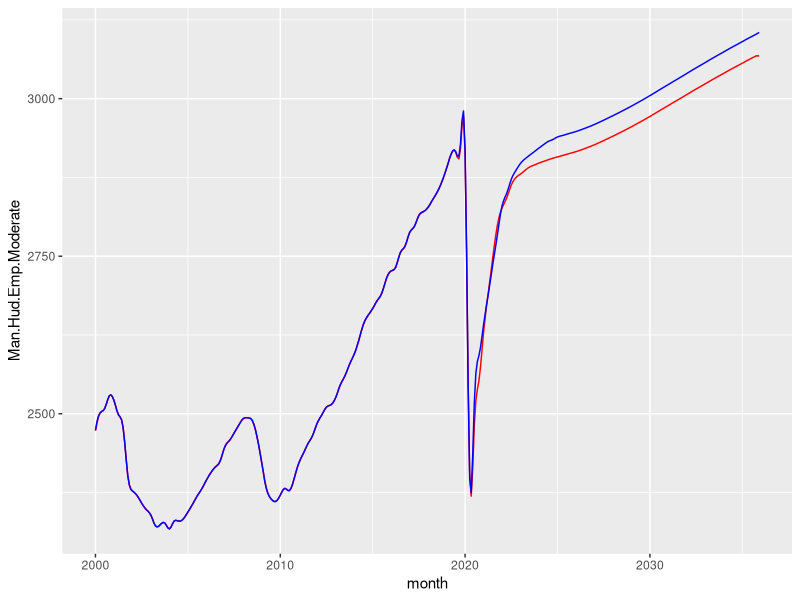
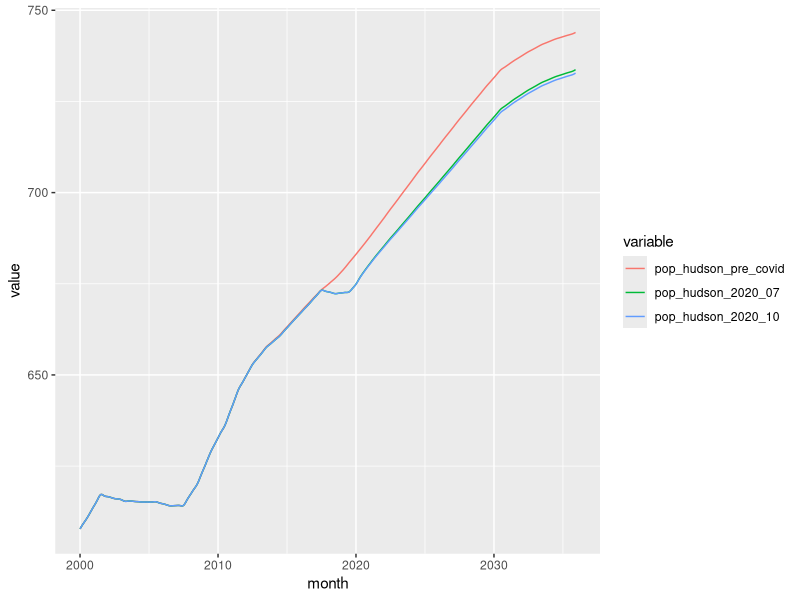

Reproduce these figures in R, in order. (Note: this script raises an error after producing the figures.)
## ---- chunk 1
knitr::opts_chunk$set(echo = FALSE, include = TRUE, message = FALSE, warning = FALSE, tidy.opts=list(width.cutoff=60),tidy=TRUE) # Echo is the code and include is the output  
## ---- chunk 2
setwd("~/Dropbox/Work and research/Port Authority/pathforecast")

cat("\014") # clear the console 
rm(list=ls()) 
options(scipen=999) 

library(broom) 
library(knitr) 
library(zoo) 
library(reshape2) 
library(forecast) 
library(tseries) 
library(dplyr) 
library(lubridate) 
library(doBy) 
library(mice) 
library(lmtest) 
library(tidyr) 
library(stringr) 
library(ggplot2) 
library(scales) 
library(openxlsx) 
library(writexl)
library(formatR) 
library(stats) 

start = "2004-01-01" 
## ---- chunk 3
end = "2020-02-01" 
end_and_one = "2020-03-01" 
end_cpi = "2020-10-01" 
## ---- chunk 4
extra = as.Date(end_and_one)-as.Date(end) 
future = "2035-12-31" 

elapsed_months <- function(end_date, start_date) {
  ed <- as.POSIXlt(end_date) 
  sd <- as.POSIXlt(start_date) 
  12 * (ed$year - sd$year) + (ed$mon - sd$mon) 
}
horizon = elapsed_months(future,start)+1 
forec_horizon = elapsed_months(future,end) 
## ---- chunk 5
# Import quarterly variables and convert quarterly to monthly. 
jobs = read.csv("./input data/econ_vars_quar 2020_10.csv") 

jobs1 = jobs#[complete.cases(jobs),] # IF QUARTERS ARE 'AVERAGE' OF RELEVANT THREE MONTHS (define 'average' later) 

jobs1$Month = as.Date(jobs1$Month, "%m/%d/%y") 

jobs1 = read.zoo(jobs1) # Converts the data frame to a time series matrix 

tt = as.yearmon(seq(start(jobs1), end(jobs1), "month")) # Makes months, different format

zm = as.data.frame(na.spline(jobs1, as.yearmon, xout = tt)) 
zm$month = seq(as.Date("2000/1/1"), as.Date("2040/10/01"), by="month") # Add date 

zm2 = subset(zm,zm$month=="2040-10-01") 
zm3 = subset(zm,zm$month=="2040-10-01") 
zm2$month="2040-11-01" 
zm3$month="2040-12-01" 
zm=rbind(zm,zm2) 
zm=rbind(zm,zm3) 

zm = zm[order(as.Date(zm$month, format="%Y-%m-%d")),] 

econ_month = zm 
names(econ_month) = tolower(names(econ_month)) 
## ---- chunk 6
# Save economic monthly variables as: 
write.csv(econ_month,"./input data/econ_vars_months 2020_10.csv") 
## ---- chunk 7
rm(jobs,jobs1,tt,zm,zm2,zm3) 
## ---- chunk 8
econ_county_august = read.csv("./_misc/county_monthly_202008.csv") 
econ_county_august$month = as.Date(econ_county_august$X,format= "%m/%d/%y") 
econ_county_august$X = NULL 
econ_county_august = subset(econ_county_august,econ_county_august$month >= "2000-01-01" & econ_county_august$month <= "2035-12-31") 
econ_county_august = econ_county_august[c("month","Man.Hud.Emp.Moderate","Man.Hud.Emp.Protracted")] 
## ---- chunk 9
econ_month = merge(econ_month,econ_county_august) 
## ---- chunk 10
path = read.csv("./input data/PATH_PaxCounts_2000-2009+2010-2020Apr.csv") 
path$month = as.Date(paste(path$year,str_pad(path$month, 2, pad = "0"),"01",sep="-"))
path$year = NULL 
## ---- chunk 11
# Other data 
days = read.csv("./input data/dates_dummies.csv") 
days$month = as.Date(days$month, "%m/%d/%y") 

fare = read.csv("./input data/fare_nominal.csv") 
fare$month = as.Date(fare$month, "%m/%d/%y") 

# Merge 
path = merge(days,path, all.x = TRUE)#,by="month") 
path = merge(path,fare)#,by="month") 
path = merge(path,econ_month) 
## ---- chunk 12
ggplot(path, aes(month)) +                    # basic graphical object
  geom_line(aes(y=Man.Hud.Emp.Moderate), colour="red") +  # first layer
  # geom_line(aes(y=Man.Hud.Emp.Protracted), colour="green") + # second layer   
  geom_line(aes(y=man_hud_2020_10), colour="blue")  # second layer 
## ---- chunk 13
pop = data.frame(path$month,path$pop_hudson,path$pop_hudson_2020_06,path$pop_hudson_2020_10) 
names(pop) = c("month","pop_hudson_pre_covid","pop_hudson_2020_07","pop_hudson_2020_10") 
pop.melt = reshape2::melt(pop, id.var='month') 
head(pop.melt) 

ggplot(pop.melt, aes(x=month, y=value, col=variable)) + geom_line() 
#ggplot(pop.melt, aes(month)) +                    # basic graphical object
#  geom_line(aes(y=pop_hudson_pre_covid), colour="red") +  # first layer
#  geom_line(aes(y=pop_hudson_2020_07), colour="green") + # second layer   
#  geom_line(aes(y=pop_hudson_2020_10), colour="blue")  # second layer 
ggsave(
  "./plots/Hudson_Population_2020_10.png",
  plot = last_plot(),
  scale = 1,
  width = 20,
  height = 12,
  units = c("cm"),
  dpi = 300)
## ---- chunk 14
path$cpi_base = path[path$month==end_cpi, #_cpi, 
                     "cpi_2020_10"]# "cpi_2020_10"]  
path$real_farefare = ifelse(path$month <= end_cpi, #_cpi
                            path$fare_nominal * path$cpi_base / path$cpi_2020_10, max(path$fare_nominal)) #path$cpi_2020_10, max(path$fare_nominal)) 
path$cpi_base = NULL 
## ---- chunk 15
before = subset(path, path$month<=end & path$month>="2004-01-01") #before = head(path, 218)
after = subset(path, path$month>end) #after = tail(path, 250) 
## ---- chunk 16
### WEEKDAYS 
oldreg=as.matrix(data.frame(before$man_hud_2020_10, #Man.Hud.Emp.Moderate,
                            before$dummy_2,  before$dummy_3,  before$dummy_4, 
                            before$dummy_5, before$dummy_6, before$dummy_7, 
                            before$dummy_8, before$dummy_9, 
                            before$dummy_10, before$dummy_11, before$dummy_12, 
                            before$dum_911_base, before$supersandy,  before$real_farefare)) 
newreg=as.matrix(data.frame(after$man_hud_2020_10, #Man.Hud.Emp.Moderate,
                            after$dummy_2, after$dummy_3, after$dummy_4, after$dummy_5,  
                            after$dummy_6, after$dummy_7,  after$dummy_8,  after$dummy_9,  
                            after$dummy_10, after$dummy_11, after$dummy_12,
                            after$dum_911_base, after$supersandy, after$real_farefare))
## ---- chunk 17
### SATURDAY & SUNDAY 
oldregsat=as.matrix(data.frame(before$pop_hudson,# _2020_10, #_2020_10, 
                            before$dummy_2, before$dummy_3, before$dummy_4, before$dummy_5,
                            before$dummy_6, before$dummy_7, before$dummy_8, before$dummy_9,                             before$dummy_10, before$dummy_11, before$dummy_12, 
                            before$dum_911_base, 
                            before$supersandy, before$end_close, before$real_farefare))
newregsat=as.matrix(data.frame(after$pop_hudson,# _2020_10, #_2020_10,  
                            after$dummy_2, after$dummy_3, after$dummy_4, after$dummy_5, 
                            after$dummy_6, after$dummy_7, after$dummy_8, after$dummy_9, 
                            after$dummy_10, after$dummy_11, after$dummy_12, 
                            after$dum_911_base, 
                            after$supersandy, after$end_close, after$real_farefare))
## ---- chunk 18
#Code for scenarios
oldreg_pess = as.matrix(data.frame(before$Man.Hud.Emp.Protracted, 
                            before$dummy_2,  before$dummy_3,  before$dummy_4, 
                            before$dummy_5, before$dummy_6, before$dummy_7, 
                            before$dummy_8, before$dummy_9, 
                            before$dummy_10, before$dummy_11, before$dummy_12, 
                            before$dum_911_base, before$supersandy,  before$real_farefare)) 
newreg_pess=as.matrix(data.frame(after$Man.Hud.Emp.Protracted, 
                            after$dummy_2, after$dummy_3, after$dummy_4, after$dummy_5,  
                            after$dummy_6, after$dummy_7,  after$dummy_8,  after$dummy_9,  
                            after$dummy_10, after$dummy_11, after$dummy_12,
                            after$dum_911_base, after$supersandy, after$real_farefare))
## ---- chunk 19
fit = arima(ts(before$avg_wkdayholminor_tstile),xreg = oldreg, order=c(0,0,1), include.mean=T)
## ---- chunk 20
fitsat = arima(ts(before$avg_satholmajor_tstile),xreg=oldregsat,order=c(1,1,0))
## ---- chunk 21
fitsun = arima(ts(before$avg_sun_tstile),xreg=oldregsat,order=c(1,1,1))
## ---- chunk 22
#Scenarios
fit_pess = arima(ts(before$avg_wkdayholminor_tstile),xreg = oldreg_pess, order=c(0,0,1), include.mean=T) 
## ---- chunk 23
pathpredict = predict(fit, n.ahead=forec_horizon, newxreg=newreg) # level=95 #interval = "prediction", conf.level=.9) 
pathpredictsat = predict(fitsat, n.ahead=forec_horizon, newxreg=newregsat) 
pathpredictsun = predict(fitsun, n.ahead=forec_horizon, newxreg=newregsat) 
pathpredict_pess = predict(fit_pess, n.ahead=forec_horizon, newxreg=newreg_pess) 
## ---- chunk 24
pathpredict_by_month = as.data.frame(cbind(pathpredict$pred,pathpredictsat$pred,pathpredictsun$pred,pathpredict_pess$pred)); names(pathpredict_by_month) = c("avg_wkdayholminor_tstile","avg_satholmajor_tstile","avg_sun_tstile","pess_wkdayholminor") 
pathpredict_by_month$month = seq(as.Date(end)+extra,as.Date(future),by="mon") 
## ---- chunk 25
# Add old data back to the pile. Limit it to data from the current year. 
before_mini = subset(before,year(before$month)>=2020 & before$month<=end) 
before_mini = before_mini %>% select(avg_wkdayholminor_tstile, avg_satholmajor_tstile, avg_sun_tstile, month)
before_mini$pess_wkdayholminor = before_mini$avg_wkdayholminor_tstile
pathpredict_by_month = rbind(pathpredict_by_month, before_mini) 
## ---- chunk 26
# Now multiply by number of days per month ... 
pathpredict_by_month = merge(pathpredict_by_month,days) 
pathpredict_by_month$sum_wkdayholminor = pathpredict_by_month$avg_wkdayholminor_tstile*pathpredict_by_month$num_wkdayholminor
pathpredict_by_month$sum_satholmajor = pathpredict_by_month$avg_satholmajor_tstile*pathpredict_by_month$num_satholmajor
pathpredict_by_month$sum_sun = pathpredict_by_month$avg_sun_tstile*pathpredict_by_month$num_sun
pathpredict_by_month$sum_wkday_pess =  pathpredict_by_month$pess_wkdayholminor*pathpredict_by_month$num_wkdayholminor
## ---- chunk 27
# Annual 
pathpredict_by_month$year = year(pathpredict_by_month$month) 
pathpredict_year = summaryBy(sum_wkdayholminor + sum_satholmajor + sum_sun + sum_wkday_pess ~ year, data = pathpredict_by_month, FUN = sum); names(pathpredict_year) = c("year","base_wkday", "saturday", "sunday","pess_wkday") 
pathpredict_year$base_total = pathpredict_year$base_wkday + pathpredict_year$saturday + pathpredict_year$sunday 
pathpredict_year$pess_total = pathpredict_year$pess_wkday + pathpredict_year$saturday + pathpredict_year$sunday 
pathpredict_by_month$year = NULL 
## ---- chunk 28
pathpredict_year = pathpredict_year[c(1,2,3,4,6,5,7)] 
#pathpredict_year = pathpredict_year[c(1,2,3,4,7,5,8,6,9)]
## ---- chunk 29
out1 = tidy(fit) 
out2 = glance(fit) 
out2.5 = accuracy(fit) 
out3 = tidy(fitsat) 
out4 = glance(fitsat)
out4.5 = accuracy(fitsat) 
out5 = tidy(fitsun) 
out6 = glance(fitsun) 
out6.5 = accuracy(fitsun) 
## ---- chunk 30
resids = as.data.frame(cbind(as.vector(resid(fit)),as.vector(resid(fitsat)),as.vector(resid(fitsun)))); names(resids) = c("Weekday_residuals", "Saturday_residuals", "Sunday_residuals")
## ---- chunk 31
pathpredict_by_month$weekdays = NULL 
pathpredict_by_month$saturdays = NULL 
pathpredict_by_month$sundays = NULL 
pathpredict_by_month$year = NULL 
## ---- chunk 32
tail(pathpredict_year) 
## ---- chunk 33
sheets = list(Data = path, Monthly_Output = pathpredict_by_month, Annual_Output = pathpredict_year, Residuals = resids) 
write_xlsx(sheets, "./output data/Output Scenarios 2020-10 moderate.xlsx") # This exports and names the file. 
## ---- chunk 34
kable(out1,caption="Weekday Coefficients") 
kable(out2,caption="Weekday Diagnostics")
kable(out2.5,caption="Weekday Additional Diagnostics")
## ---- chunk 35
kable(out3,caption="Saturday Coefficients") 
kable(out4,caption="Saturday Diagnostics")
kable(out4.5,caption="Saturday Additional Diagnostics")
## ---- chunk 36
kable(out5,caption="Sunday Coefficients") 
kable(out6,caption="Sunday Diagnostics")
kable(out6.5,caption="Sunday Additional Diagnostics")
## ---- chunk 37
# plot the first curve by calling plot() function
# First curve is plotted
{plot(econ_month$month,econ_month$man_hud, type="o", col="blue", pch="o", lty=1, ylim=c(1500,4500), ylab="Man+Hud Employment")
points(econ_month$month,econ_month$man_hud_2020_10, col="red", pch="*")
points(econ_month$month,econ_month$Man.Hud.Emp.Protracted, col="green", pch="o")}
#lines(econ_month$month,econ_month$Man.Hud.Emp.Moderate, col="red",lty=2)
